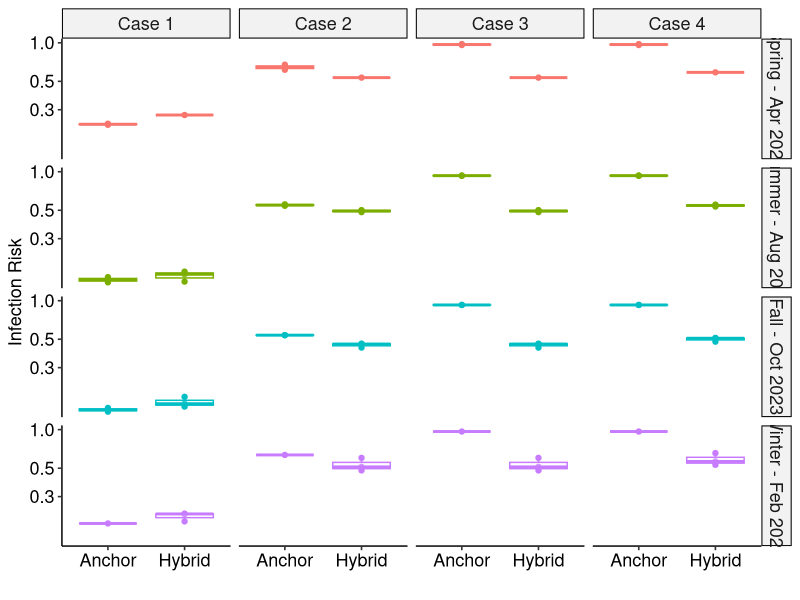
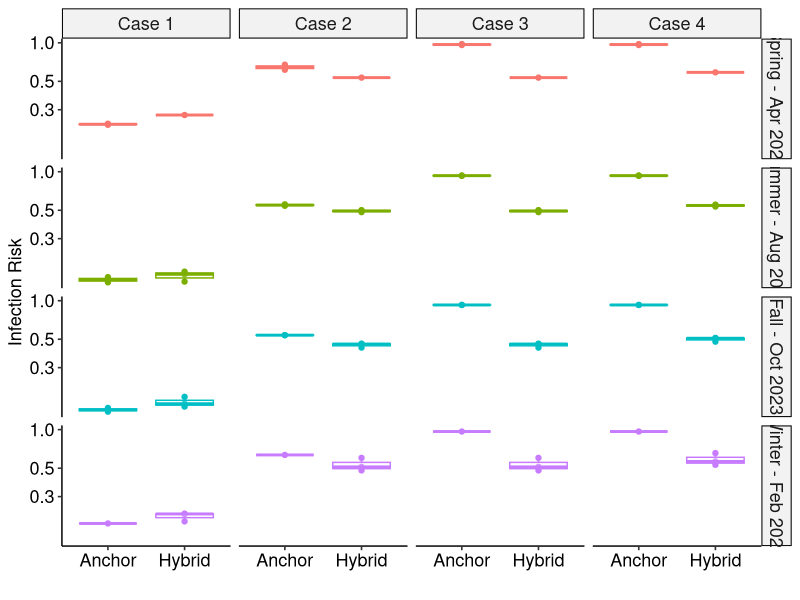
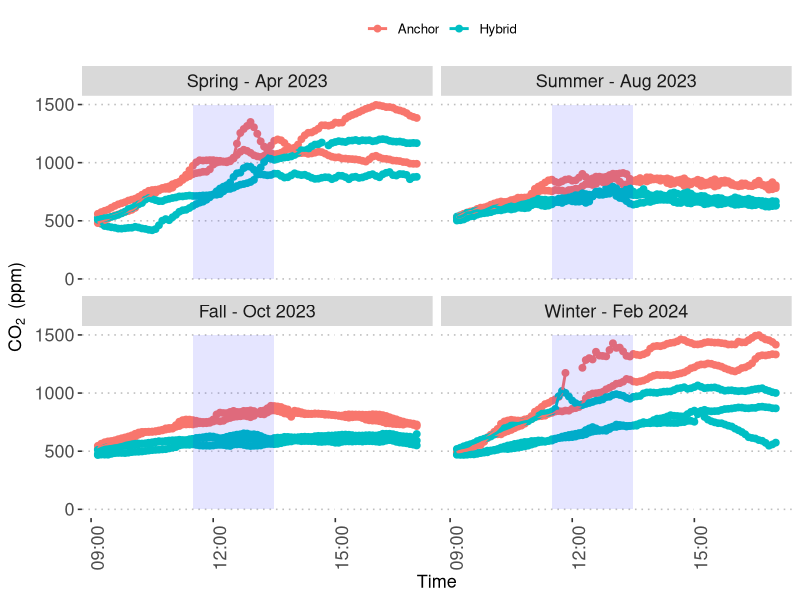
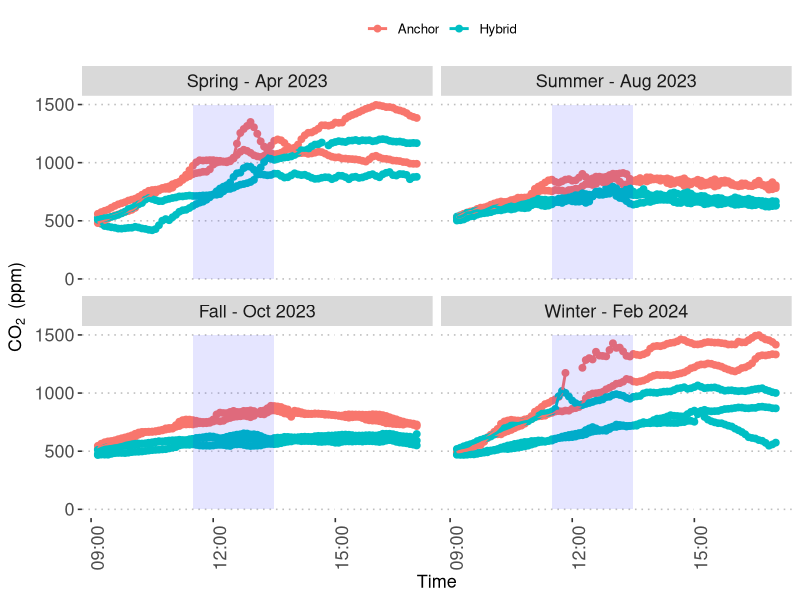

Here is the R script that generated these plots, in order:
library(readxl)

sensordata<- read_excel("sensor_data_combined_risk_v5_final.xlsx")
sensordata$Month[sensordata$Month=="Fall"]<-"Fall - Oct 2023"
sensordata$Month[sensordata$Month=="Spring"]<-"Spring - Apr 2023"
sensordata$Month[sensordata$Month=="Summer"]<-"Summer - Aug 2023"
sensordata$Month[sensordata$Month=="Winter"]<-"Winter - Feb 2024"

sensordata$Month <- factor(sensordata$Month, 
                           levels = c("Spring - Apr 2023", "Summer - Aug 2023", "Fall - Oct 2023", "Winter - Feb 2024"))



#-----------Setting Parameters-------------------------------------------------------------------

C.0<-400/1000000 #assumed ambient CO2 ppm convert to fraction
q<-20 #quantum generation rate per person (quanta/hr), from Iwamura & Tsutsumi 2023
t<-8 #total exposure time (5 min in units of hr)
C.a<-0.038 #Rudnick & Milton (volume fraction of CO2 added to exhaled breath during breathing)

sensordata$avco2<-(as.numeric(sensordata$`Sensor 1 CO2`)+as.numeric(sensordata$`Sensor 2 CO2`))/2
sensordata$f<-(as.numeric(sensordata$avco2)-C.0)/1000000/C.a

dates<-unique(sensordata$Day)
f.dates<-rep(NA,length(dates))
n.dates<-rep(NA,length(dates))
date.type<-rep(NA,length(dates))
season<-rep(NA,length(dates))

for(i in 1:length(dates)){
  f.dates[i]<-sum(sensordata$f[sensordata$Day==dates[i]]*5)/470
  n.dates[i]<-sensordata$n[sensordata$Day==dates[i]][1]
  season[i]<-as.character(sensordata$Month[sensordata$Day==dates[i]][1])
  date.type[i]<-sensordata$`Day Type`[sensordata$Day==dates[i]][1]
}

frame.final<-data.frame(f.dates,n.dates,dates,date.type,season)
frame.final$season<-factor(frame.final$season,levels = c("Spring - Apr 2023", "Summer - Aug 2023", "Fall - Oct 2023", "Winter - Feb 2024"))

#----------------------CASE 1 AIR: Infection Risk assuming 1 Infected Person in Total Occupancy----------------------

I<-1 #number of infectors (assumed)

frame.final$infectionrisk1<-1-exp(-frame.final$f.dates*I*q*t/frame.final$n.date)

#---------------------CASE 2 AIR: Infection Risk assuming P(asymptomatic) x n = I-----------------------------------

P.infect<-0.05
P.asympt<-0.24


frame.final$infectionrisk2<-1-exp(-frame.final$f.dates*(frame.final$n.dates*P.asympt)*q*t/frame.final$n.date)


#---------------------CASE 3 AIR: Infection Risk depending on differences in in-person asymptomatic prob-----------
P.sympt<-0.76
P.inperson.sympt.anchor<-0.75

frame.final$Icase3<-rep(NA,length(dates))
frame.final$Icase3[frame.final$date.type=="Hybrid"]<-(P.asympt)*frame.final$n.dates[frame.final$date.type=="Hybrid"]
frame.final$Icase3[frame.final$date.type=="Anchor"]<-((P.asympt)+(P.inperson.sympt.anchor*P.sympt))*frame.final$n.dates[frame.final$date.type=="Anchor"]
  
frame.final$infectionrisk3<-1-exp(-frame.final$f.dates*(frame.final$Icase3)*q*t/frame.final$n.date)


#---------------------CASE 4 AIR: Infection risk depending on differences in in-person symp or asympt prob--------

P.inperson.sympt.hybrid<-0.05

frame.final$Icase4<-rep(NA,length(dates))
frame.final$Icase4[frame.final$date.type=="Hybrid"]<-((P.asympt)+(P.inperson.sympt.hybrid*P.sympt))*frame.final$n.dates[frame.final$date.type=="Hybrid"]

frame.final$Icase4[frame.final$date.type=="Anchor"]<-((P.asympt)+(P.inperson.sympt.anchor*P.sympt))*frame.final$n.dates[frame.final$date.type=="Anchor"]

frame.final$infectionrisk4<-1-exp(-frame.final$f.dates*(frame.final$Icase4)*q*t/frame.final$n.date)

#---------plotting airborne risks
infection.air<-c(frame.final$infectionrisk1,frame.final$infectionrisk2,frame.final$infectionrisk3,frame.final$infectionrisk4)
date.type<-rep(frame.final$date.type,4)
case<-c(rep("Case 1",length(frame.final$f.dates)),rep("Case 2",length(frame.final$f.dates)),rep("Case 3", length(frame.final$f.dates)),
rep("Case 4",length(frame.final$f.dates)))
season<-rep(frame.final$season,4)
frame.plot.airborne<-data.frame(infect=infection.air,date.type,case,season)

require(ggplot2)
require(ggpubr)

startlunch<-as.POSIXct("1899-12-31 11:30:00")
endlunch<-as.POSIXct("1899-12-31 1:30:00")

windows()
ggplot(frame.plot.airborne)+geom_point(aes(color=season,x=date.type,y=infect))+
  geom_boxplot(aes(color=season,x=date.type,y=infect),alpha=0.2)+
  facet_grid(season~case)+scale_y_continuous(trans="log10",name="Infection Risk")+
  scale_x_discrete(name="")+
  scale_color_discrete(name="")+
  theme_pubr()+
  theme(axis.text=element_text(size=13),axis.title=element_text(size=13),
        legend.position="none",
        strip.text = element_text(size=13),legend.text = element_text(size=13))

ggsave ("figure4.tiff", unit="in", width = 7, height = 9, dpi = 600)


#summary of risk reductions

#Fall
(mean(frame.plot.airborne$infect[frame.plot.airborne$case=="Case 1" & frame.plot.airborne$season=="Fall - Oct 2023" & frame.plot.airborne$date.type=="Anchor"])-
  mean(frame.plot.airborne$infect[frame.plot.airborne$case=="Case 1" & frame.plot.airborne$season=="Fall - Oct 2023" & frame.plot.airborne$date.type=="Hybrid"]))/
  mean(frame.plot.airborne$infect[frame.plot.airborne$case=="Case 1" & frame.plot.airborne$season=="Fall - Oct 2023" & frame.plot.airborne$date.type=="Anchor"])*100

(mean(frame.plot.airborne$infect[frame.plot.airborne$case=="Case 2" & frame.plot.airborne$season=="Fall - Oct 2023" & frame.plot.airborne$date.type=="Anchor"])-
  mean(frame.plot.airborne$infect[frame.plot.airborne$case=="Case 2" & frame.plot.airborne$season=="Fall - Oct 2023" & frame.plot.airborne$date.type=="Hybrid"]))/
  mean(frame.plot.airborne$infect[frame.plot.airborne$case=="Case 2" & frame.plot.airborne$season=="Fall - Oct 2023" & frame.plot.airborne$date.type=="Anchor"])*100

(mean(frame.plot.airborne$infect[frame.plot.airborne$case=="Case 3" & frame.plot.airborne$season=="Fall - Oct 2023" & frame.plot.airborne$date.type=="Anchor"])-
  mean(frame.plot.airborne$infect[frame.plot.airborne$case=="Case 3" & frame.plot.airborne$season=="Fall - Oct 2023" & frame.plot.airborne$date.type=="Hybrid"]))/
  mean(frame.plot.airborne$infect[frame.plot.airborne$case=="Case 3" & frame.plot.airborne$season=="Fall - Oct 2023" & frame.plot.airborne$date.type=="Anchor"])*100

(mean(frame.plot.airborne$infect[frame.plot.airborne$case=="Case 4" & frame.plot.airborne$season=="Fall - Oct 2023" & frame.plot.airborne$date.type=="Anchor"])-
    mean(frame.plot.airborne$infect[frame.plot.airborne$case=="Case 4" & frame.plot.airborne$season=="Fall - Oct 2023" & frame.plot.airborne$date.type=="Hybrid"]))/
  mean(frame.plot.airborne$infect[frame.plot.airborne$case=="Case 4" & frame.plot.airborne$season=="Fall - Oct 2023" & frame.plot.airborne$date.type=="Anchor"])*100

#Spring
(mean(frame.plot.airborne$infect[frame.plot.airborne$case=="Case 1" & frame.plot.airborne$season=="Spring - Apr 2023" & frame.plot.airborne$date.type=="Anchor"])-
    mean(frame.plot.airborne$infect[frame.plot.airborne$case=="Case 1" & frame.plot.airborne$season=="Spring - Apr 2023" & frame.plot.airborne$date.type=="Hybrid"]))/
  mean(frame.plot.airborne$infect[frame.plot.airborne$case=="Case 1" & frame.plot.airborne$season=="Spring - Apr 2023" & frame.plot.airborne$date.type=="Anchor"])*100

(mean(frame.plot.airborne$infect[frame.plot.airborne$case=="Case 2" & frame.plot.airborne$season=="Spring - Apr 2023" & frame.plot.airborne$date.type=="Anchor"])-
    mean(frame.plot.airborne$infect[frame.plot.airborne$case=="Case 2" & frame.plot.airborne$season=="Spring - Apr 2023" & frame.plot.airborne$date.type=="Hybrid"]))/
  mean(frame.plot.airborne$infect[frame.plot.airborne$case=="Case 2" & frame.plot.airborne$season=="Spring - Apr 2023" & frame.plot.airborne$date.type=="Anchor"])*100

(mean(frame.plot.airborne$infect[frame.plot.airborne$case=="Case 3" & frame.plot.airborne$season=="Spring - Apr 2023" & frame.plot.airborne$date.type=="Anchor"])-
    mean(frame.plot.airborne$infect[frame.plot.airborne$case=="Case 3" & frame.plot.airborne$season=="Spring - Apr 2023" & frame.plot.airborne$date.type=="Hybrid"]))/
  mean(frame.plot.airborne$infect[frame.plot.airborne$case=="Case 3" & frame.plot.airborne$season=="Spring - Apr 2023" & frame.plot.airborne$date.type=="Anchor"])*100

(mean(frame.plot.airborne$infect[frame.plot.airborne$case=="Case 4" & frame.plot.airborne$season=="Spring - Apr 2023" & frame.plot.airborne$date.type=="Anchor"])-
    mean(frame.plot.airborne$infect[frame.plot.airborne$case=="Case 4" & frame.plot.airborne$season=="Spring - Apr 2023" & frame.plot.airborne$date.type=="Hybrid"]))/
  mean(frame.plot.airborne$infect[frame.plot.airborne$case=="Case 4" & frame.plot.airborne$season=="Spring - Apr 2023" & frame.plot.airborne$date.type=="Anchor"])*100

#Winter
(mean(frame.plot.airborne$infect[frame.plot.airborne$case=="Case 1" & frame.plot.airborne$season=="Winter - Feb 2024" & frame.plot.airborne$date.type=="Anchor"])-
    mean(frame.plot.airborne$infect[frame.plot.airborne$case=="Case 1" & frame.plot.airborne$season=="Winter - Feb 2024" & frame.plot.airborne$date.type=="Hybrid"]))/
  mean(frame.plot.airborne$infect[frame.plot.airborne$case=="Case 1" & frame.plot.airborne$season=="Winter - Feb 2024" & frame.plot.airborne$date.type=="Anchor"])*100

(mean(frame.plot.airborne$infect[frame.plot.airborne$case=="Case 2" & frame.plot.airborne$season=="Winter - Feb 2024" & frame.plot.airborne$date.type=="Anchor"])-
    mean(frame.plot.airborne$infect[frame.plot.airborne$case=="Case 2" & frame.plot.airborne$season=="Winter - Feb 2024" & frame.plot.airborne$date.type=="Hybrid"]))/
  mean(frame.plot.airborne$infect[frame.plot.airborne$case=="Case 2" & frame.plot.airborne$season=="Winter - Feb 2024" & frame.plot.airborne$date.type=="Anchor"])*100

(mean(frame.plot.airborne$infect[frame.plot.airborne$case=="Case 3" & frame.plot.airborne$season=="Winter - Feb 2024" & frame.plot.airborne$date.type=="Anchor"])-
    mean(frame.plot.airborne$infect[frame.plot.airborne$case=="Case 3" & frame.plot.airborne$season=="Winter - Feb 2024" & frame.plot.airborne$date.type=="Hybrid"]))/
  mean(frame.plot.airborne$infect[frame.plot.airborne$case=="Case 3" & frame.plot.airborne$season=="Winter - Feb 2024" & frame.plot.airborne$date.type=="Anchor"])*100

(mean(frame.plot.airborne$infect[frame.plot.airborne$case=="Case 4" & frame.plot.airborne$season=="Winter - Feb 2024" & frame.plot.airborne$date.type=="Anchor"])-
    mean(frame.plot.airborne$infect[frame.plot.airborne$case=="Case 4" & frame.plot.airborne$season=="Winter - Feb 2024" & frame.plot.airborne$date.type=="Hybrid"]))/
  mean(frame.plot.airborne$infect[frame.plot.airborne$case=="Case 4" & frame.plot.airborne$season=="Winter - Feb 2024" & frame.plot.airborne$date.type=="Anchor"])*100

#Summer
(mean(frame.plot.airborne$infect[frame.plot.airborne$case=="Case 1" & frame.plot.airborne$season=="Summer - Aug 2023" & frame.plot.airborne$date.type=="Anchor"])-
    mean(frame.plot.airborne$infect[frame.plot.airborne$case=="Case 1" & frame.plot.airborne$season=="Summer - Aug 2023" & frame.plot.airborne$date.type=="Hybrid"]))/
  mean(frame.plot.airborne$infect[frame.plot.airborne$case=="Case 1" & frame.plot.airborne$season=="Summer - Aug 2023" & frame.plot.airborne$date.type=="Anchor"])*100

(mean(frame.plot.airborne$infect[frame.plot.airborne$case=="Case 2" & frame.plot.airborne$season=="Summer - Aug 2023" & frame.plot.airborne$date.type=="Anchor"])-
    mean(frame.plot.airborne$infect[frame.plot.airborne$case=="Case 2" & frame.plot.airborne$season=="Summer - Aug 2023" & frame.plot.airborne$date.type=="Hybrid"]))/
  mean(frame.plot.airborne$infect[frame.plot.airborne$case=="Case 2" & frame.plot.airborne$season=="Summer - Aug 2023" & frame.plot.airborne$date.type=="Anchor"])*100

(mean(frame.plot.airborne$infect[frame.plot.airborne$case=="Case 3" & frame.plot.airborne$season=="Summer - Aug 2023" & frame.plot.airborne$date.type=="Anchor"])-
    mean(frame.plot.airborne$infect[frame.plot.airborne$case=="Case 3" & frame.plot.airborne$season=="Summer - Aug 2023" & frame.plot.airborne$date.type=="Hybrid"]))/
  mean(frame.plot.airborne$infect[frame.plot.airborne$case=="Case 3" & frame.plot.airborne$season=="Summer - Aug 2023" & frame.plot.airborne$date.type=="Anchor"])*100

(mean(frame.plot.airborne$infect[frame.plot.airborne$case=="Case 4" & frame.plot.airborne$season=="Summer - Aug 2023" & frame.plot.airborne$date.type=="Anchor"])-
    mean(frame.plot.airborne$infect[frame.plot.airborne$case=="Case 4" & frame.plot.airborne$season=="Summer - Aug 2023" & frame.plot.airborne$date.type=="Hybrid"]))/
  mean(frame.plot.airborne$infect[frame.plot.airborne$case=="Case 4" & frame.plot.airborne$season=="Summer - Aug 2023" & frame.plot.airborne$date.type=="Anchor"])*100

#-----------------co2 figure----------------------------------------------

windows()
ggplot(data=sensordata[sensordata$`Day Type`!="None",],aes(x=Time,y=sensordata$avco2,group=Day,color=`Day Type`))+geom_point(size=2)+geom_line(size=1)+
  facet_wrap(~Month)+
  scale_x_datetime(name="Time")+
  scale_y_continuous(name=expression("CO"[2]*phantom(x)*"(ppm)"))+
  scale_color_discrete(name="")+
  theme_pubclean()+
  annotate("rect",xmin=sensordata$Time[29],xmax=sensordata$Time[53],ymin=0,ymax=1500,alpha=.1,fill="blue")+
  theme(axis.text.x=element_text(angle=90),axis.title = element_text(size=13),
        axis.text=element_text(size=13),strip.text = element_text(size=13))

ggsave ("figure2.tiff", unit="in", width = 9, height = 6, dpi = 600)


#Statistical models---------------------------------------------------------

maxs<-rep(NA,length(table(sensordata$Day)))
means<-rep(NA,length(table(sensordata$Day)))
month<-rep(NA,length(table(sensordata$Day)))
ntotal<-rep(NA,length(table(sensordata$Day)))
daytype<-rep(NA,length(table(sensordata$Day)))

days<-unique(sensordata$Day)

for (i in 1:length(maxs)){
  maxs[i]<-max(sensordata$avco2[sensordata$Day==days[i]])
  means[i]<-mean(sensordata$avco2[sensordata$Day==days[i]])
  month[i]<-sensordata$Month[sensordata$Day==days[i]][1]
  ntotal[i]<-sensordata$n[sensordata$Day==days[i]][1]
  daytype[i]<-sensordata$`Day Type`[sensordata$Day==days[i]][1]
}

frame.all<-data.frame(maxs,means,month,ntotal,daytype)
  
sensormodel1<-lm(means~month + ntotal,frame.all)
summary(sensormodel1)

sensormodel2<-lm(maxs~month + ntotal,frame.all)
summary(sensormodel2)

sensormodel3<-lm(means~month + daytype,frame.all)
summary(sensormodel3)

sensormodel4<-lm(maxs~month + daytype,frame.all)
summary(sensormodel4)

sensormodel5<-lm(ntotal~month + daytype,frame.all)
summary(sensormodel5)

